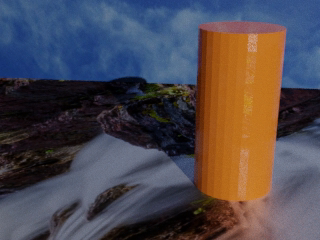
#> input picture frame 10 of ASN3_trumbull/Media/Vid.mp4, 320 x 240 px
$ python Part03.py
#> lines starting #> are read from the running program, lines starting #| are printed output that depends on the picture

import numpy as np
import cv2

cap = cv2.VideoCapture('ASN3_trumbull/Media/Vid.mp4')

orangeMean = np.array([255, 145, 0])
orangeMeanWithZeros = np.array([[255], [145], [0]])
print(orangeMean)

covarianceMatrix = np.array([[6025, 36975, 5], [36975, 21025, 4], [3, 2, 1]])

print(np.linalg.inv(covarianceMatrix))


def normal(pixel, mean, covariance):
    difference = pixel - mean
    transposeMatrix = np.transpose(difference)
    inverse = np.linalg.inv(covariance)
    productOne = np.multiply(transposeMatrix, inverse)
    productTwo = np.multiply(productOne, difference)
    productThree = productTwo * 0.5
    euler = np.exp(productThree)
    determine = np.linalg.det(covariance)
    productFour = np.pi * 2 * determine
    absoluteValue = np.abs(productFour)
    root = np.sqrt(absoluteValue)
    return np.sum(euler / root)


print(normal([255, 145, 1], orangeMeanWithZeros, covarianceMatrix))

while(cap.isOpened()):
    ret, frame = cap.read()
#> frame is the input picture: shape (240, 320, 3); mean B, G, R 77.9, 72.2, 78.9

    if ret == True:

        retval, threshold = cv2.threshold(frame, 0, 255, cv2.THRESH_BINARY)
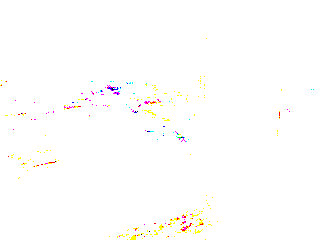
#> threshold: shape (240, 320, 3); mean B, G, R 253.2, 254.1, 254.7
        newFrame = np.array(frame)

        cv2.imshow('newFrame', newFrame)
        if cv2.waitKey(1) & 0xFF == ord('q'):
#> (key q is pressed here)
            break
    else:
        break

# Release everything if job is finished
cap.release()
cv2.destroyAllWindows()

$ run again, starting later in the video
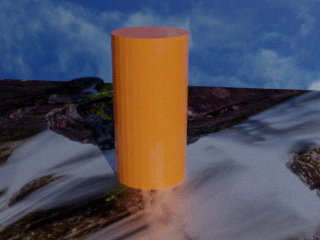
#> input picture frame 45 of ASN3_trumbull/Media/Vid.mp4, 320 x 240 px
#> frame is the input picture: shape (240, 320, 3); mean B, G, R 88.9, 78.7, 82.3
#> `retval, threshold = cv2.threshold(frame, 0, 255, cv2.THRESH_BINARY)`:
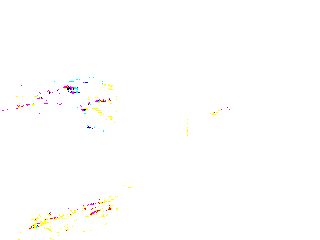
#> threshold: shape (240, 320, 3); mean B, G, R 253.7, 254.3, 254.7
